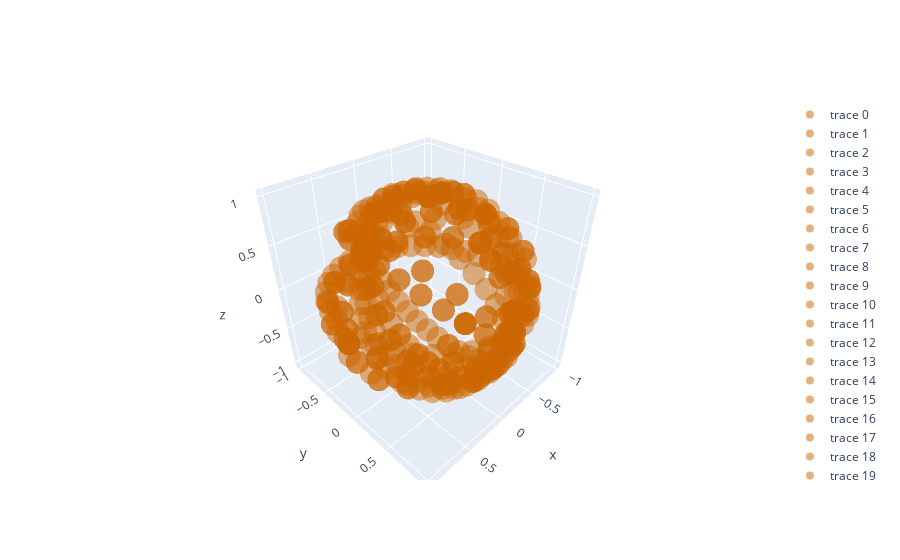

Source (notebook cell):
### Code cell
R= np.matrix([[ 1,0,0],[0,1,0],[0,0,1 ]])
print(R)

origin = [0,0,0]
vectorx =np.array( [1,0,0])
vectory =np.array( [0,1,0])
vectorz =np.array( [0,0,1 ])

RotationMatrix = []

fig = go.Figure()
theta = np.linspace(0,2*pi,20)
phi = np.linspace(0,pi,20)
# print(theta)
for i in phi:
    print(i)
    for j in theta:
        Rod_y = OrientMatixRotation(vectorx,vectory,j)
        Rod_z = OrientMatixRotation(vectorx,vectorz,j)
        fig,r = FigVec(fig,vectorx,Rod_y,Rod_z)
        R1 = np.asarray([vectorx,Rod_y,Rod_z])
        RotationMatrix.append(R1)
#         R1 = EulerAngle(Rod_y[0],Rod_y[1],Rod_y[2])
#         RMatrix = rotsplit(R1)
#         RotationMatrix.append(RMatrix)
#         R2 = EulerAngle(Rod_z[0],Rod_z[1],Rod_z[2])
#         RMatrix1 = rotsplit(R2)
#         RotationMatrix.append(RMatrix1)
        
        
        
#         for k in range(len(r)): 
#                 R1 = EulerAngle(r[k][0],r[k][1],r[k][2])
#                 vectorx1 = np.asarray([R1[0,0],R1[1,0],R1[2,0]])
#                 vectory1 = np.asarray([R1[0,1],R1[1,1],R1[2,1]])
#                 vectorz1 = np.asarray([R1[0,2],R1[1,2],R1[2,2]])
#                 RMatrix = np.asarray([vectorx1,vectory1,vectorz1])
#                 RotationMatrix.append(RMatrix)
                
    Rod_xy = OrientMatixRotation(Rod_y,vectorx,i)
    Rod_xz = OrientMatixRotation(Rod_y,Rod_z,i)
    
    vectorx = Rod_xy
    vectory = vectory
    vectorz = Rod_xz
#     R= np.asarray([Rod_xy,vectory,Rod_xz])
# #   fig,r = FigVec(fig,Rod_xy,vectory,Rod_xz)
# #         print(R)
#     RotationMatrix.append(np.transpose(R))
#     vectorx = np.asarray([R[0,0],R[1,0],R[2,0]])
#     vectory = np.asarray([R[0,1],R[1,1],R[2,1]])
#     vectorz = np.asarray([R[0,2],R[1,2],R[2,2]])
#     fig,r = FigVec(fig,vectorx,vectory,vectorz)
    
#         fig, r = FigVec(fig,vectorx,vectory,vectorz)
        
#         fig,r1 = FigVec(fig,vectorx,Rod_y,Rod_z)
        
# #         fig = FigVec(fig,vectorx,Rod_y,vectorz)
#         Rod_xy = OrientMatixRotation(Rod_y,vectorx,phi[j])
# #         print(Rod_xy)
# #         Rod_y1 = OrientMatixRotation(Rod_xy,Rod_y,theta[i])
#         Rod_y1 = OrientMatixRotation(Rod_xy,Rod_y,theta[i])
# #         print(Rod_xy)
# #         print(Rod_y1)
# #         print(vectorz)
# #         fig,r = FigVec(fig,Rod_xy,Rod_y1,vectorz)
#         fig,r = FigVec(fig,Rod_y,Rod_xy,Rod_y1)
# #         print(r)
# print(Rod_xy)          
# R1 = EulerAngle(-0.01852074617501981,-0.11105406264394302,-0.9936417750535276)
# print(r)
# print(R1)
# print(RotationMatrix)
# print(fig.data)
# print(len(phi),phi)
# print(len(RotationMatrix))
# # print(RotationMatrix)
fig.show()
